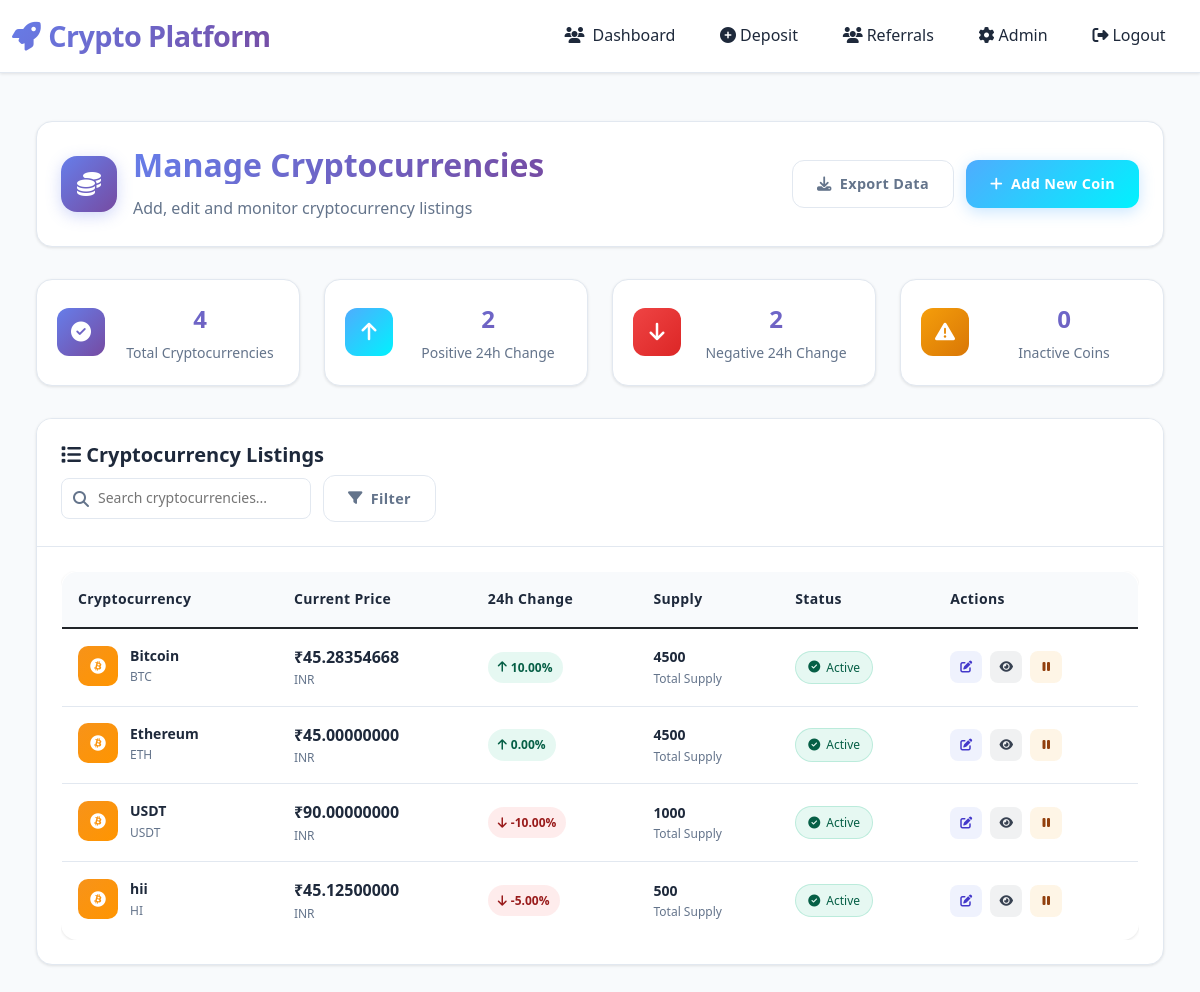
/trading/admin/cryptocurrencies/ (signed in), run on an earlier commit of the app's database.
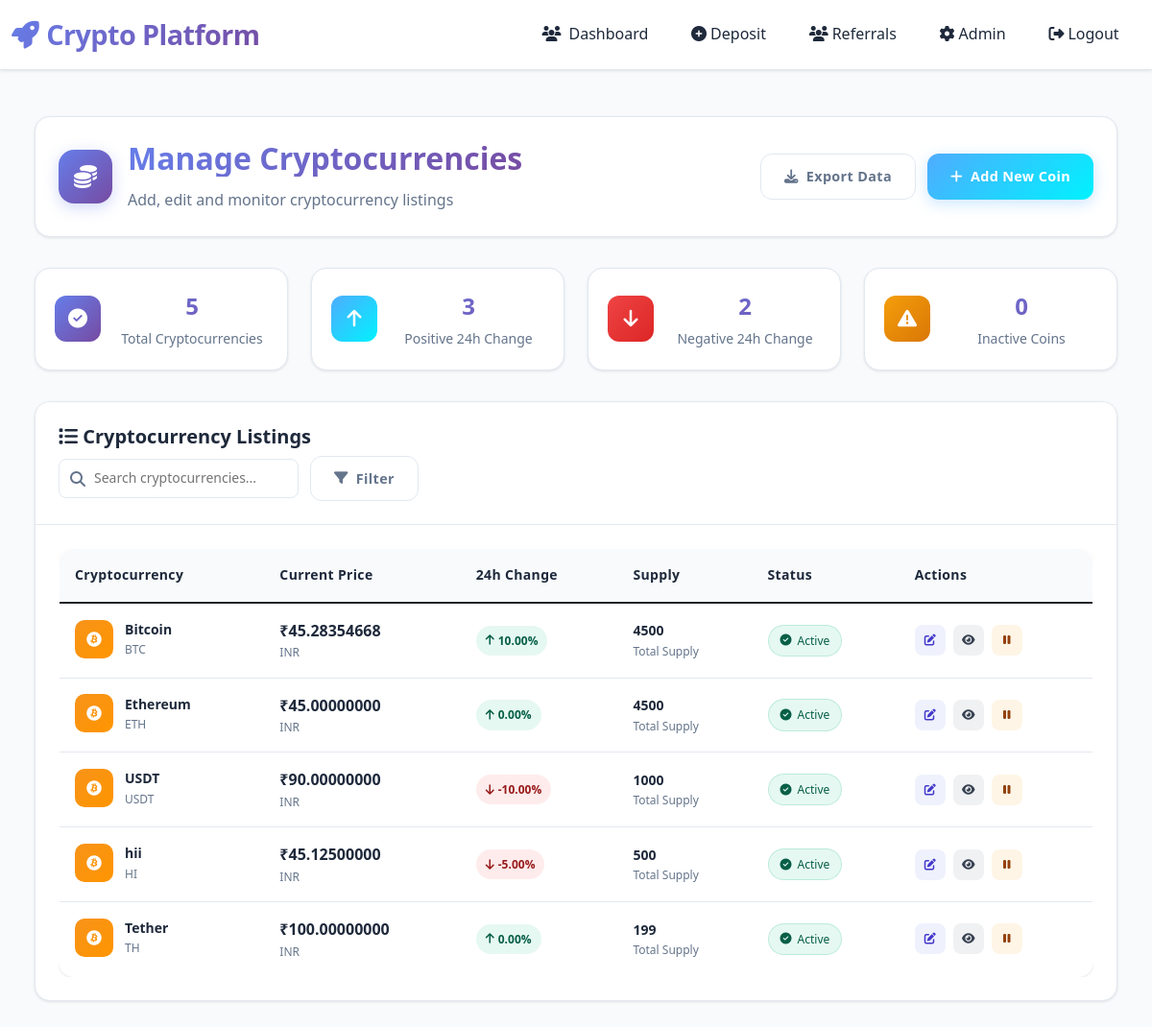
And on a later commit of the database.
### trading/models.py (models this page shows, shortened)
class Cryptocurrency(models.Model):
    name = models.CharField(max_length=50)  # Bitcoin, Ethereum, etc.
    symbol = models.CharField(max_length=10)  # BTC, ETH, etc.
    total_supply = models.DecimalField(max_digits=20, decimal_places=8)
    current_price = models.DecimalField(max_digits=20, decimal_places=8)
    wallet_address = models.CharField(max_length=100, blank=True, null=True)
    price_change_24h = models.DecimalField(max_digits=5, decimal_places=2, default=0)
    is_active = models.BooleanField(default=True)
    created_at = models.DateTimeField(auto_now_add=True)
    updated_at = models.DateTimeField(auto_now=True)
    class Meta:
        verbose_name_plural = "Cryptocurrencies"

### trading/views.py (the view)
# urls.py: path('admin/cryptocurrencies/', views.CryptocurrencyListView.as_view(), name='admin_crypto_list'),
class CryptocurrencyListView(LoginRequiredMixin, UserPassesTestMixin, ListView):
    model = Cryptocurrency
    template_name = 'trading/admin/crypto_list.html'
    context_object_name = 'cryptocurrencies'
    def test_func(self):
        return self.request.user.is_staff
    def get_context_data(self, **kwargs):
        context = super().get_context_data(**kwargs)
        cryptocurrencies = context['cryptocurrencies']
        total = cryptocurrencies.count()
        positive = cryptocurrencies.filter(price_change_24h__gte=0).count()
        negative = cryptocurrencies.filter(price_change_24h__lt=0).count()
        inactive = cryptocurrencies.filter(is_active=False).count()
        context.update({
            'total_cryptos': total,
            'positive_change_count': positive,
            'negative_change_count': negative,
            'inactive_count': inactive,
        })
        return context

### templates/trading/admin/crypto_list.html (shortened to what the changed rows need)
{% extends 'base.html' %}
{% block content %}
<div class="admin-crypto-container">
    <div class="page-header">
        <div class="header-content">
            <div class="header-text">
                <h1 class="page-title gradient-text">Manage Cryptocurrencies</h1>
            </div>
        </div>
    </div>
    <div class="stats-grid">
        <div class="stats-card">
            <div class="stats-content">
                <div class="stats-number">{{ total_cryptos }}</div>
                <div class="stats-label">Total Cryptocurrencies</div>
            </div>
        </div>
        <div class="stats-card">
            <div class="stats-content">
                <div class="stats-number">{{ positive_change_count }}</div>
                <div class="stats-label">Positive 24h Change</div>
            </div>
        </div>
    </div>
    <div class="card crypto-table-card">
        <div class="card-body">
            {% if cryptocurrencies %}
            <div class="table-container">
                <table class="table crypto-table">
                    <thead>
                        <tr>
                            <th>Cryptocurrency</th>
                            <th>Current Price</th>
                            <th>24h Change</th>
                            <th>Supply</th>
                            <th>Status</th>
                            <th>Actions</th>
                        </tr>
                    </thead>
                    <tbody>
                        {% for crypto in cryptocurrencies %}
                        <tr class="crypto-row" data-crypto="{{ crypto.name|lower }}">
                            <td class="crypto-info">
                                <div class="crypto-avatar">
                                    <i class="fab fa-bitcoin"></i>
                                </div>
                                <div class="crypto-details">
                                    <div class="crypto-name">{{ crypto.name }}</div>
                                    <div class="crypto-symbol">{{ crypto.symbol }}</div>
                                </div>
                            </td>
                            <td class="price-info">
                                <div class="current-price">₹{{ crypto.current_price|floatformat:8 }}</div>
                                <div class="price-note">INR</div>
                            </td>
                            <td class="change-info">
                                <div class="change-badge {% if crypto.price_change_24h >= 0 %}positive{% else %}negative{% endif %}">
                                    <i class="fas fa-arrow-{% if crypto.price_change_24h >= 0 %}up{% else %}down{% endif %}"></i>
                                    {{ crypto.price_change_24h|floatformat:2 }}%
                                </div>
                            </td>
                            <td class="supply-info">
                                <div class="supply-amount">{{ crypto.total_supply|floatformat:0 }}</div>
                                <div class="supply-note">Total Supply</div>
                            </td>
                            <td class="status-info">
                                {% if crypto.is_active %}
                                <span class="status-badge active">
                                    <i class="fas fa-check-circle"></i>
                                    Active
                                </span>
                                {% else %}
                                <span class="status-badge inactive">
                                    <i class="fas fa-pause-circle"></i>
                                    Inactive
                                </span>
                                {% endif %}
                            </td>
                            <td class="actions">
                                <div class="action-buttons">
                                    <a href="{% url 'trading:admin_price_update' crypto.id %}" class="action-btn primary" title="Update Price">
                                        <i class="fas fa-edit"></i>
                                    </a>
                                    <a href="{% url 'trading:admin_price_update' crypto.id %}" class="action-btn secondary" title="View Details">
                                        <i class="fas fa-eye"></i>
                                    </a>
                                    <button class="action-btn {% if crypto.is_active %}warning{% else %}success{% endif %}" title="{% if crypto.is_active %}Deactivate{% else %}Activate{% endif %}" onclick="toggleCryptoStatus('{{ crypto.id }}')">
                                        <i class="fas fa-{% if crypto.is_active %}pause{% else %}play{% endif %}"></i>
                                    </button>
                                </div>
                            </td>
                        </tr>
                        {% endfor %}
                    </tbody>
                </table>
            </div>
            {% endif %}
        </div>
    </div>
</div>
{% endblock %}

What changed in the data, as far as the page shows it:
added Cryptocurrency: name "Tether", symbol "TH", current_price "100.00000000", price_change_24h "0.00", total_supply "199", is_active True (drawn)
Also different on the page:
{{ total_cryptos }}: "4" → "5"
{{ positive_change_count }}: "2" → "3"
